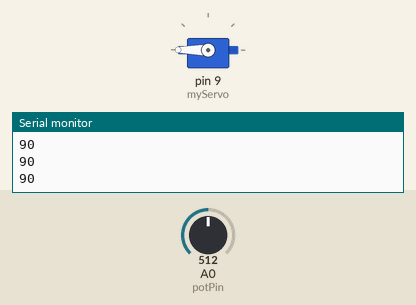
Simulated run of this sketch. Board: Arduino Uno, built with avr-gcc and run on an emulated ATmega328P. Shown: servo, the last lines printed to the serial monitor. The test bench sets the inputs (shaded band); at power-on: A0 (potPin) = 512.

Above: at 1.0 s.
1.3 s: A0 (potPin) set to 716
At 1.46 s:
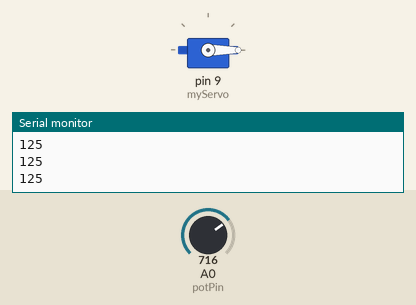
4.3 s: A0 (potPin) set to 900
7.3 s: A0 (potPin) set to 511
10.3 s: A0 (potPin) set to 306
13.3 s: A0 (potPin) set to 169
16.3 s: A0 (potPin) set to 1023
Timing chart, 0 to 20.3 s (numbered marks = the images above; inputs shaded):
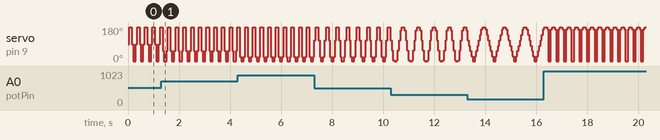

The sketch:

Servo_Motor.ino
```cpp
#include <Servo.h>
Servo myServo;

int potPin = A0;
int potVal;
int angle = 0;
int angleChange = 1;
int changeAmount;

void setup() {
  myServo.attach(9);
  Serial.begin(9600);

}

void loop() {
  potVal = analogRead(potPin);

  changeAmount = (potVal / 1023.0) * 180;

  if(angleChange > 0){
    if(angle < 179){
      angle = angle + changeAmount;
    } else {
      angleChange = -1;
    }
  }else if(angleChange < 0){
      if(angle > 0){
        angle = angle - changeAmount;
      } else {
        angleChange = 1;
      }
   }


  Serial.println(changeAmount);
  myServo.write(angle);
  delay(50);
}
```

Measured:
- by itself, servo on pin 9 (myServo): repeats every 0.30 s: 169° 0.05 s, 0° 0.10 s, 169° 0.05 s, 180° 0.10 s
